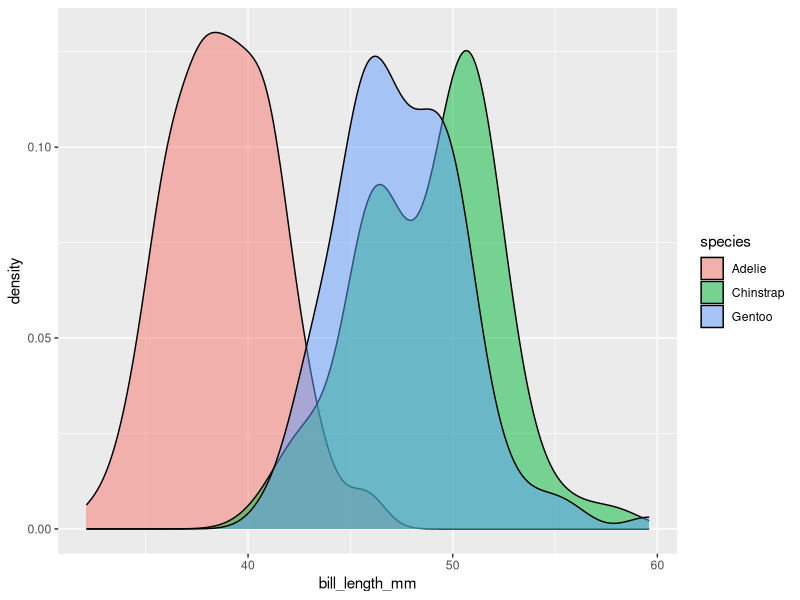
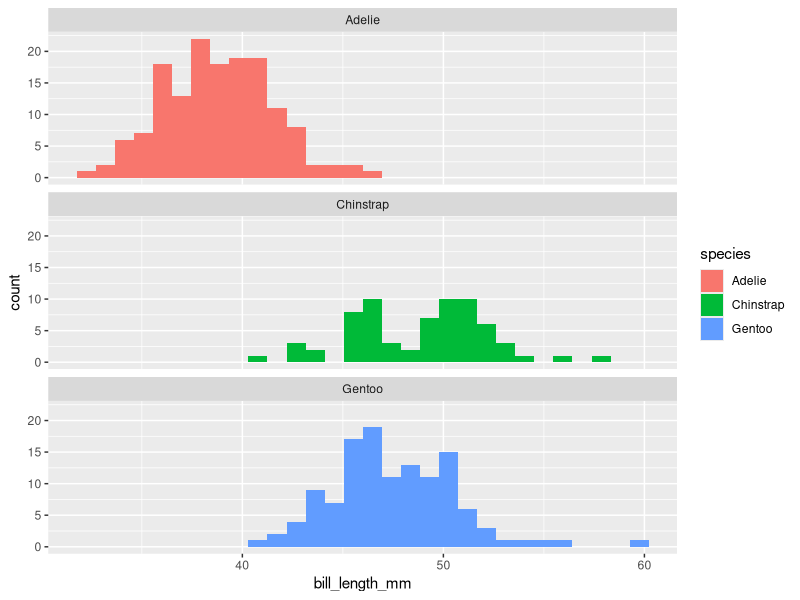

Write the R code that produced these figures, in order.
## ---- chunk 1
library(palmerpenguins) #install.packages("palmerpenguins")
library(tidyverse)
## ---- chunk 2
summary(penguins)
## ---- chunk 3
penguins %>%
  ggplot() +
  geom_density(mapping = aes(x = bill_length_mm, fill=species), alpha=0.5)
## ---- chunk 4
penguins %>%
  ggplot() +
  geom_histogram(mapping = aes(x = bill_length_mm, fill=species)) +
  facet_wrap(~species, nrow=3)
